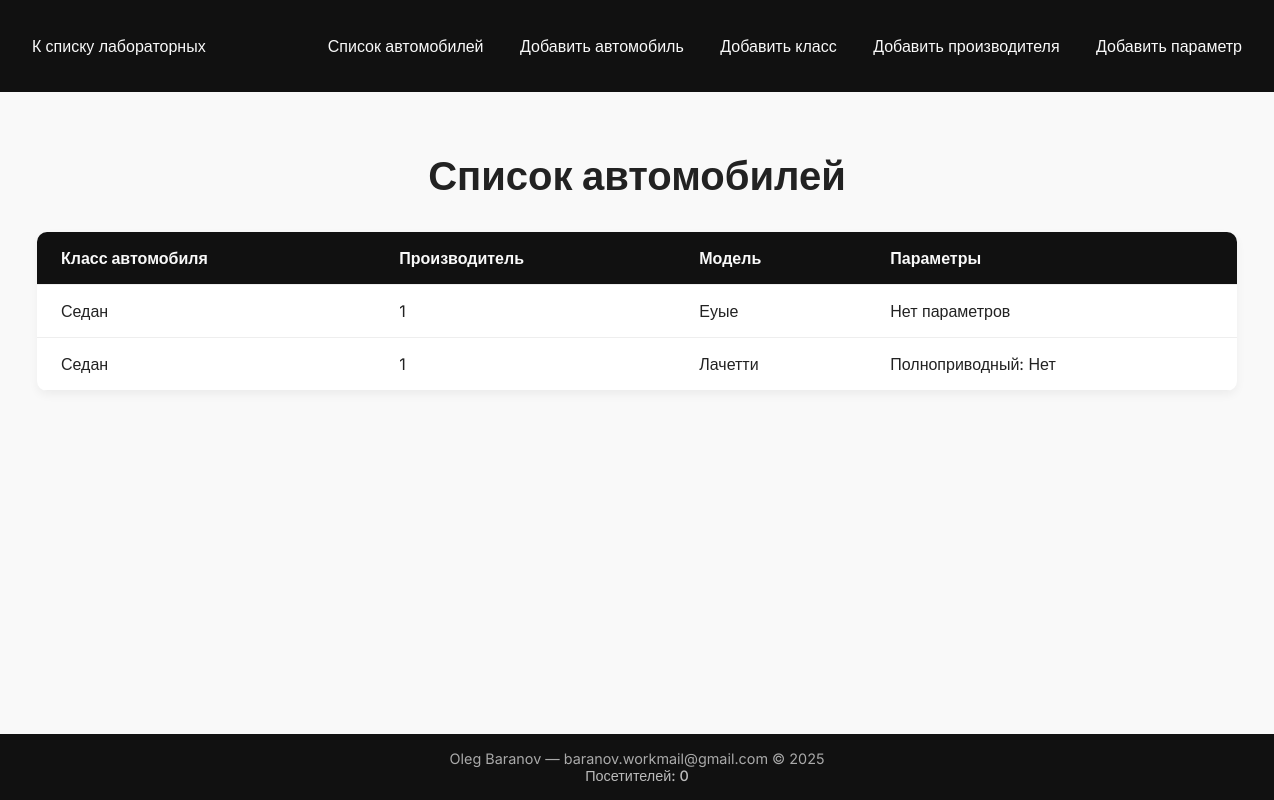
Page /lab3/ on the committed database.
### lab3/models.py (models this page shows, shortened)
class Car(models.Model):
    name = models.CharField(max_length=100, verbose_name='Автомобиль')
    car_class = models.ForeignKey(CarClass, on_delete=models.CASCADE, related_name='cars', verbose_name='Класс автомобиля')
    manufacturer = models.ForeignKey(Manufacturer, on_delete=models.CASCADE, related_name='cars', verbose_name='Производитель')

class CarClass(models.Model):
    name = models.CharField(max_length=100, verbose_name='Класс автомобиля')

class Manufacturer(models.Model):
    name = models.CharField(max_length=100, verbose_name='Производитель')

class CarParameter(models.Model):
    car = models.ForeignKey(Car, on_delete=models.CASCADE, related_name='parameters', verbose_name='Автомобиль')
    key = models.CharField(max_length=100, verbose_name='Параметр')
    value = models.CharField(max_length=255, verbose_name='Значение')

### lab3/views.py (the view)
# urls.py: path('', views.car_list, name='car_list'),
def car_list(request):
    cars = Car.objects.all().prefetch_related('parameters', 'car_class', 'manufacturer')
    return render(request, 'lab3/car_list.html', {'cars': cars})

### lab3/templates/lab3/car_list.html (shortened to what this page needs)
{% extends "lab3/base.html" %}
{% block content %}
<h1 style="text-align: center;">Список автомобилей</h1>
<table>
    <thead>
        <tr>
            <th>Класс автомобиля</th>
            <th>Производитель</th>
            <th>Модель</th>
            <th>Параметры</th>
        </tr>
    </thead>
    <tbody>
        {% for car in cars %}
        <tr>
            <td>{{ car.car_class.name }}</td>
            <td>{{ car.manufacturer.name }}</td>
            <td>{{ car.name }}</td>
            <td>
                {% for param in car.parameters.all %}
                    {{ param.key }}: {{ param.value }}{% if not forloop.last %}, {% endif %}
                {% empty %}
                    Нет параметров
                {% endfor %}
            </td>
        </tr>
        {% empty %}
        <tr>
            <td colspan="4" style="text-align:center; padding: 1rem;">Автомобили не найдены</td>
        </tr>
        {% endfor %}
    </tbody>
</table>
{% endblock %}

### lab3/templates/lab3/base.html (style rules this page uses)
body { font-family: 'Inter', sans-serif; margin: 0; padding: 0; background-color: #f9f9f9; color: #222; display: flex; flex-direction: column; min-height: 100vh; }
h1 { text-align: center; margin-bottom: 2rem; font-size: 2.5rem; }

### lab3/templates/lab3/car_list.html (style rules this page uses)
table { width: 100%; border-collapse: collapse; background: white; border-radius: 10px; overflow: hidden; box-shadow: 0 4px 10px rgba(0,0,0,0.05); }
thead { background: #111; color: #f9f9f9; }
th, td { padding: 1rem 1.5rem; text-align: left; border-bottom: 1px solid #eee; font-size: 1rem; }

### rows in the picture
Car: car_class.name "Седан", manufacturer.name "1", name "Еуые"
Car: car_class.name "Седан", manufacturer.name "1", name "Лачетти"
CarParameter: key "Полноприводный", value "Нет"

### other values in the picture
{{ hit_count.hits|default:"0" }} "0"
